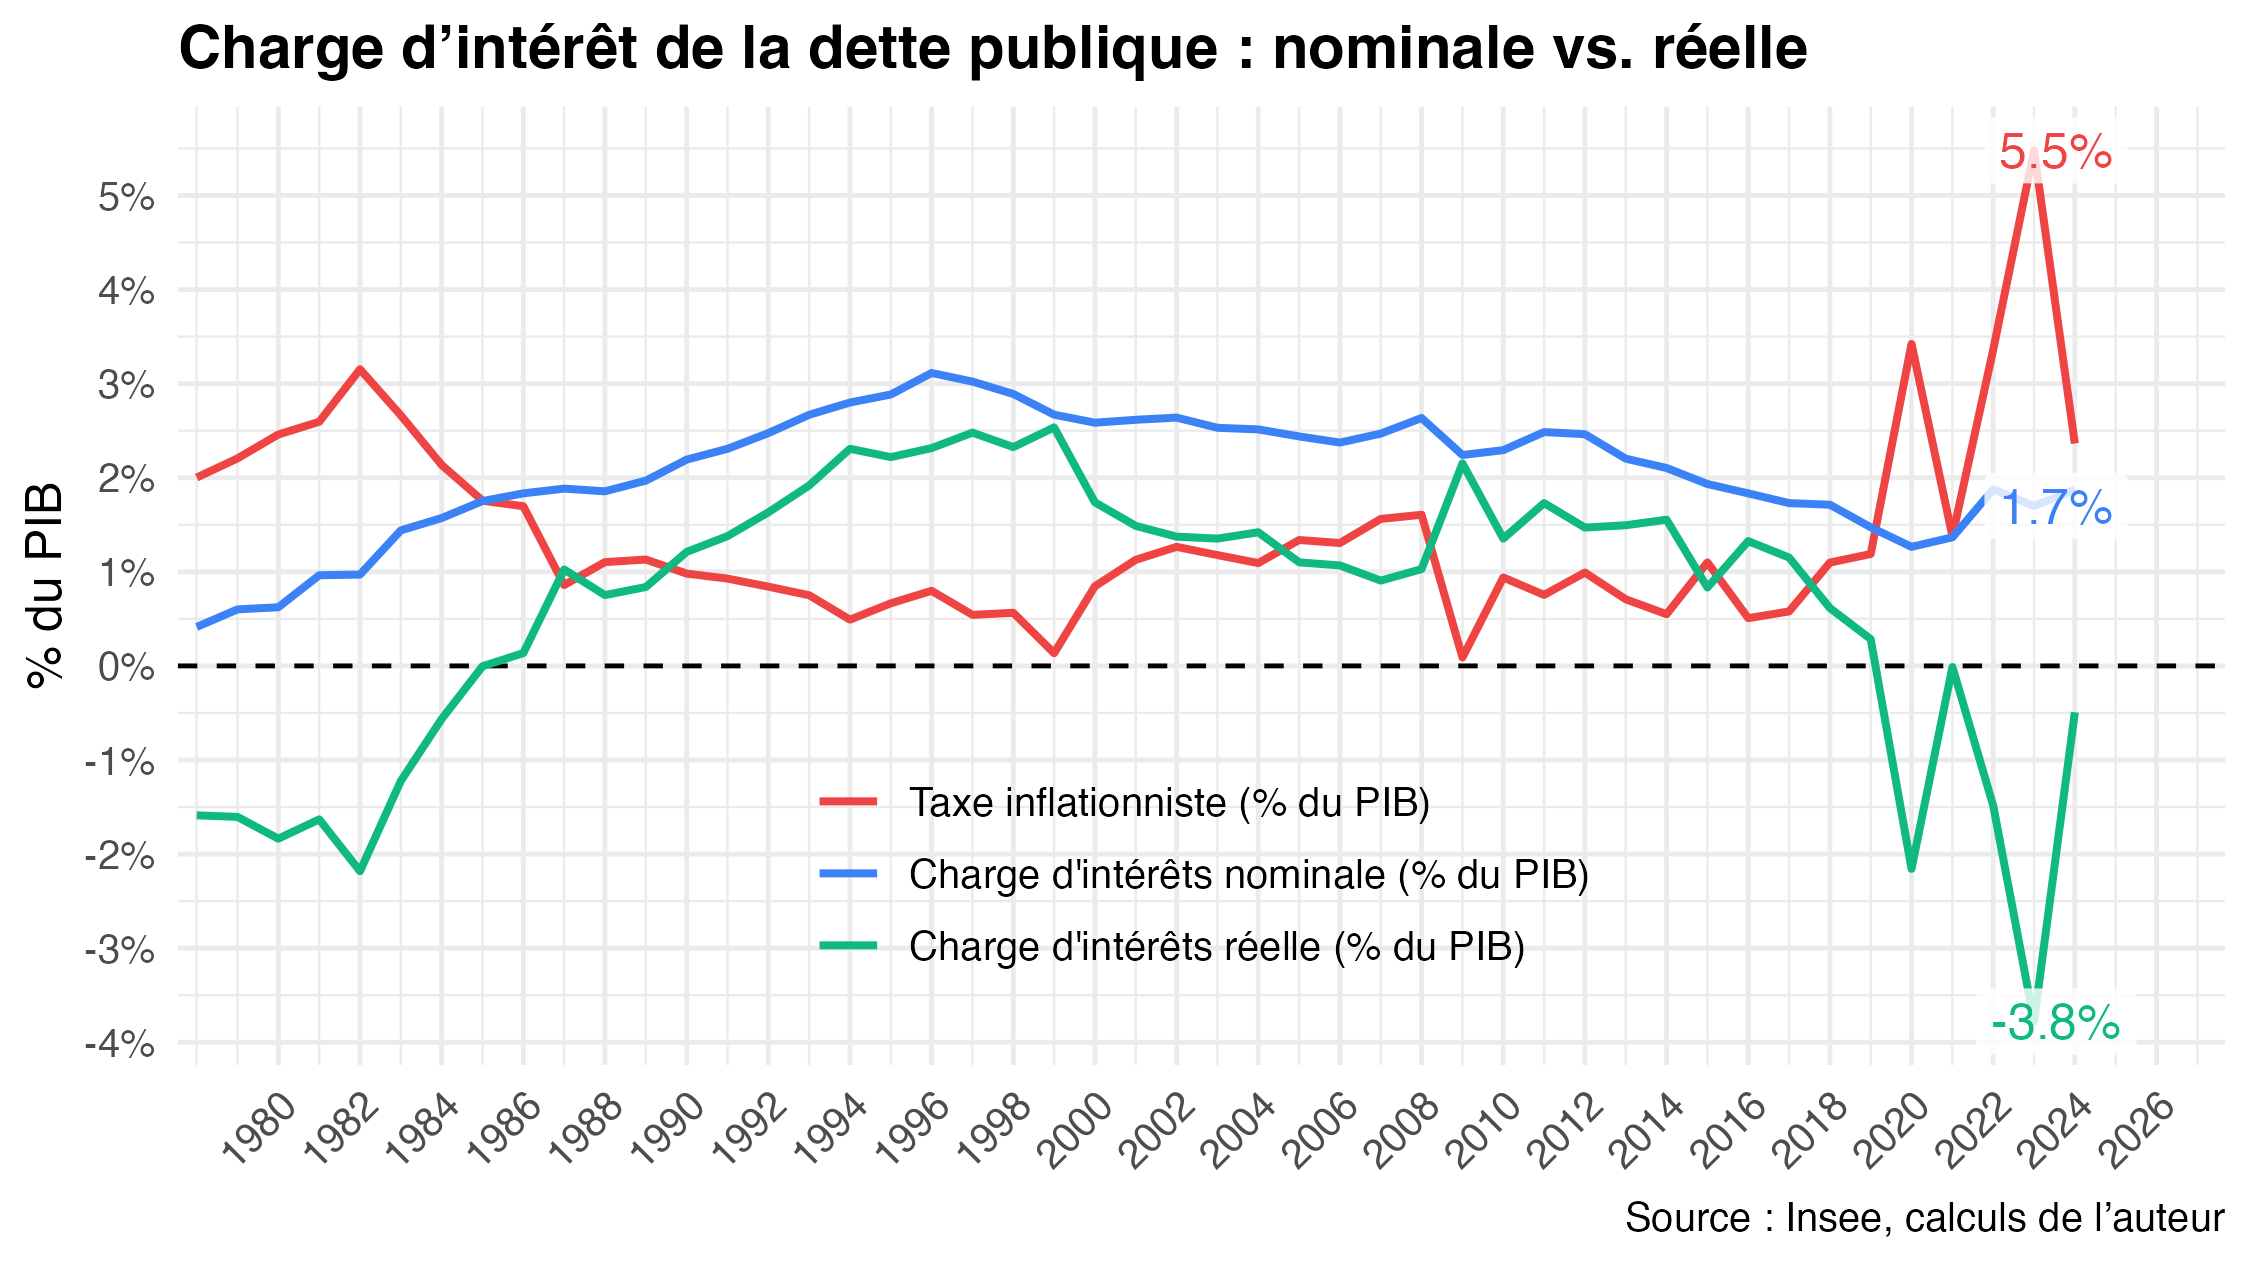

Source code (R):
# Packages
library(tidyverse)
library(scales)
library(ggrepel)

# Data -------------------------------------------------------------------------
# .rds files should be read with readRDS(), not load()
load("data.rds")

plot_df <- data %>%
  transmute(
    date = as.Date(paste0(year, "-01-01")),
    `Charge d'intérêts nominale (% du PIB)` = charge_interets / PIB,
    `Charge d'intérêts réelle (% du PIB)` = (charge_interets - taxe_inflationniste) / PIB,
    `Taxe inflationniste (% du PIB)` = (taxe_inflationniste) / PIB
  ) %>%
  pivot_longer(-date, names_to = "variable", values_to = "value") %>%
  arrange(date) %>%
  mutate(
    variable = factor(
      variable,
      levels = c("Taxe inflationniste (% du PIB)", "Charge d'intérêts nominale (% du PIB)", "Charge d'intérêts réelle (% du PIB)")
    )
  )

last_points <- plot_df %>%
  group_by(variable) %>%
  slice_max(date, n = 1, with_ties = FALSE) %>%
  ungroup() %>%
  mutate(label = label_percent(accuracy = 0.1)(value))

# Plot -------------------------------------------------------------------------
ggplot(plot_df, aes(x = date, y = value, color = variable)) +
  geom_hline(yintercept = 0, linetype = "dashed") +
  geom_line(linewidth = 0.9) +
  scale_x_date(
    date_labels = "%Y",
    breaks = seq(as.Date("1980-01-01"), as.Date("2100-01-01"), by = "2 years"),
    expand = expansion(mult = c(0.01, 0.08)) # make room on the right for labels
  ) +
  scale_color_manual(
    NULL,
    values = c(
      "Charge d'intérêts nominale (% du PIB)" = "#3B82F6", # blue
      "Charge d'intérêts réelle (% du PIB)"   = "#10B981" , # blue
      "Taxe inflationniste (% du PIB)"   = "#EF4444"  # green"
    )
  ) +
  scale_y_continuous(
    labels = label_percent(accuracy = 1),
    breaks = pretty_breaks(8)
  ) +
  geom_label(
    data = last_points,
    aes(label = label),
    nudge_x = 200, direction = "y",
    label.size = 0, fill = alpha("white", 0.8),
    show.legend = FALSE, box.padding = 0.5, point.padding = 0.5
  ) +
  labs(
    title = "Charge d’intérêt de la dette publique : nominale vs. réelle",
    x = NULL, y = "% du PIB", color = NULL,
    caption = "Source : Insee, calculs de l’auteur"
  ) +
  theme_minimal(base_size = 12) +
  theme(
    legend.position = c(0.5, 0.2),
    axis.text.x = element_text(angle = 45, vjust = 1, hjust = 1),
    plot.title = element_text(face = "bold")
  )



ggsave("figure2d.png", width = 1.25*6, height = 1.25*3.375, bg = "white")
ggsave("figure2d.pdf", width = 1.25*6, height = 1.25*3.375)
